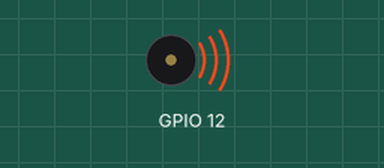
Recording of a sketch running on a simulated ESP32. Shown: buzzer (waves = sounding).

Above: at 0.05 s.
At 2.75 s:
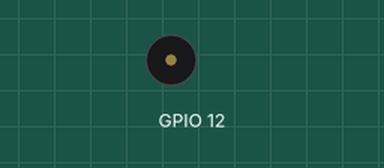
Timing chart, 0 to 3.0 s (numbered marks = the images above):
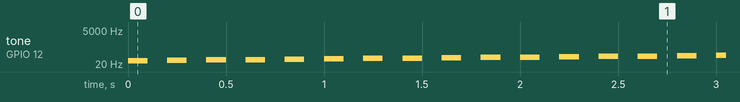

The sketch:

tone-test.ino
```cpp
int freq[]={
    33,  35,  37,  39,  41,  44,  46,  49,  52,  55,  58,  62,
    65,  69,  73,  78,  82,  87,  93,  98, 104, 110, 117, 123,
   131, 139, 147, 156, 165, 175, 185, 196, 208, 220, 233, 247,
   262, 277, 294, 311, 330, 349, 370, 392, 415, 440, 466, 494,
   523, 554, 587, 622, 659, 698, 740, 784, 831, 880, 932, 988,
  1047,1109,1175,1245,1319,1397,1480,1568,1661,1760,1865,1976,
  2093,2217,2349,2489,2637,2794,2960,3136,3322,3520,3729,3951,
  4186,
};

int c=0;

void setup() {
}

void loop() {
    if (++c >= sizeof(freq)/sizeof(freq[0]))
        c=0;
    tone(12, freq[c], 100) ;
    delay(100) ;
    noTone(12) ;
    delay(100);
}


#define LEDC_CHANNEL_2     2
#define LEDC_TIMER_13_BIT  13
#define LEDC_BASE_FREQ     5000


void noTone(int pin)
{
  ledcWriteTone(LEDC_CHANNEL_2, 0.0) ;
}

void tone(int pin, int freq, int duration)
{
  ledcSetup(LEDC_CHANNEL_2, LEDC_BASE_FREQ, LEDC_TIMER_13_BIT) ;
  ledcAttachPin(pin, LEDC_CHANNEL_2) ; // CH2をSOUNDERに
  ledcWriteTone(LEDC_CHANNEL_2, freq) ;
}
```

Measured:
- by itself, tone on GPIO 12: plays 35 Hz for 0.10 s, 37 Hz for 0.10 s, 39 Hz for 0.10 s, 41 Hz for 0.10 s, 44 Hz for 0.10 s, 46 Hz for 0.10 s … (650 notes in this stretch)
